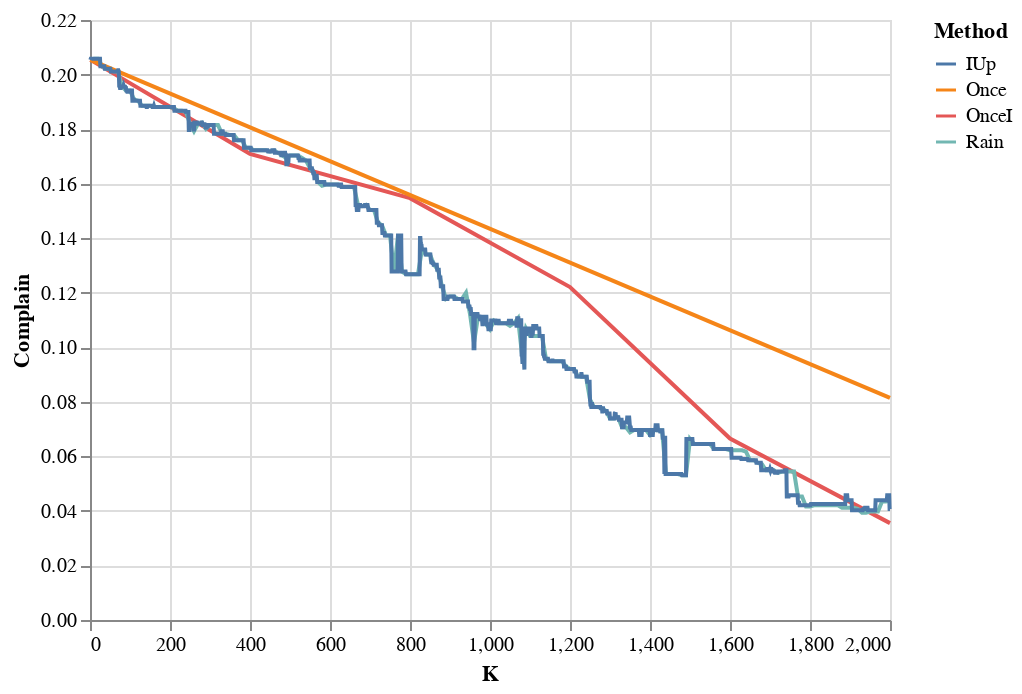

The cell this chart's notebook holds for it:
### Code cell
# Once Improved
manager = ModelManager(proc.Xtrain, proc.ytrain, LogReg(proc, proc.ytrain.shape[1]))
manager.model.set_weights(manager0.model.get_weights())
manager.delta = tf.Variable(manager0.delta.value(), name="delta")
ranker = InfluenceRanker(manager=manager, on=proc.complain)
fixer = AutoFixer(manager, corrsel, K)
bpts = np.asarray([0, 400, 800, 1200, 1600, 2000])

AQs = []
weighted_f1 = []
rank_time_oncei = 0
model_time_oncei = 0
_, AQ, _, _ = proc.complain(manager)
f1 = f1_score(tf.argmax(proc.ytest, axis=1).numpy(), manager.predict(proc.Xtest).numpy(), average='weighted')
AQs.append(float(AQ))
weighted_f1.append(f1)

for nfix in bpts[1:] - bpts[:-1]:
    start = time.time()
    rank_fix(ranker, fixer, nfix)
    middle = time.time()
    train(manager)
    end = time.time()
    
    rank_time_oncei += middle - start
    model_time_oncei += end - middle

    _, AQ, _, _ = proc.complain(manager)
    f1 = f1_score(tf.argmax(proc.ytest, axis=1).numpy(), manager.predict(proc.Xtest).numpy(), average='weighted')
    AQs.append(float(AQ))
    weighted_f1.append(f1)

print("Rank_time:", rank_time_oncei)
print("Model_time:", model_time_oncei)

bpts[0] += 1
df_oncei = pd.DataFrame({
    "Complain": np.array(AQs),
    "F1": np.array(weighted_f1),
    "K": bpts,
    "Method": np.repeat("OnceI", len(AQs)),
})
alt.Chart(pd.concat([df_oncei, df_rain, df_once, df_iup])).mark_line().encode(
    x = "K",
    y = "Complain",
    color = "Method"
)

### Figure 1 — Vega-Lite specification as saved in the notebook (floating-point values rounded to 4 significant figures; data arrays with more than 128 entries replaced by an {"elided": "..."} marker saying what was removed)
{"config": {"view": {"continuousWidth": 400, "continuousHeight": 300}}, "data": {"name": "data-6308f755d2c857bd71949a2ffa30cc88"}, "mark": "line", "encoding": {"color": {"type": "nominal", "field": "Method"}, "x": {"type": "quantitative", "field": "K"}, "y": {"type": "quantitative", "field": "Complain"}}, "$schema": "https://vega.github.io/schema/vega-lite/v4.8.1.json", "datasets": {"data-6308f755d2c857bd71949a2ffa30cc88": {"elided": "2209 records"}}}
